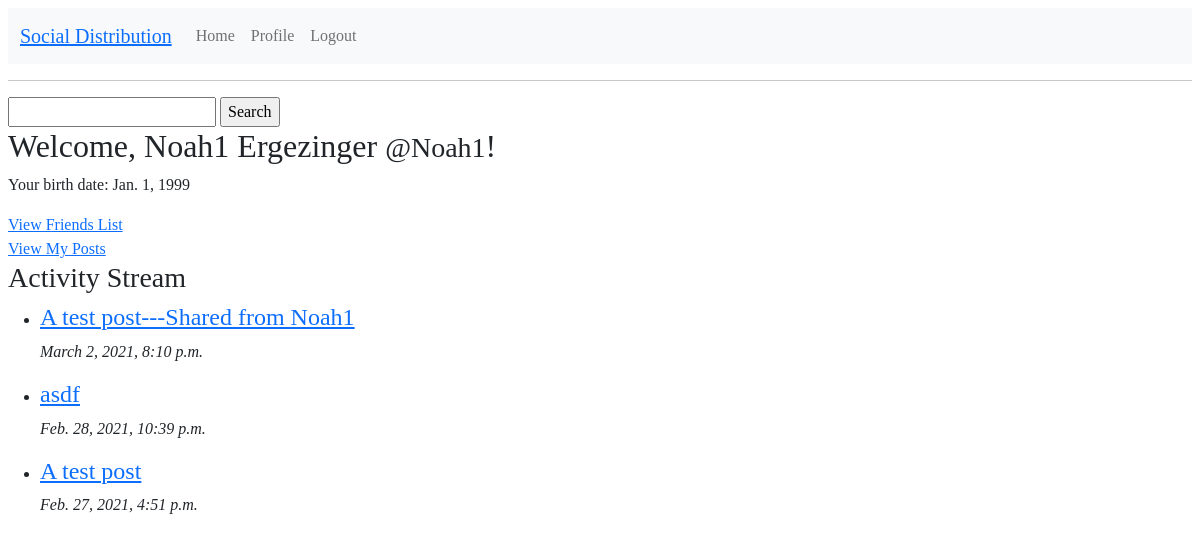
Page / (signed in) on the earlier database version.
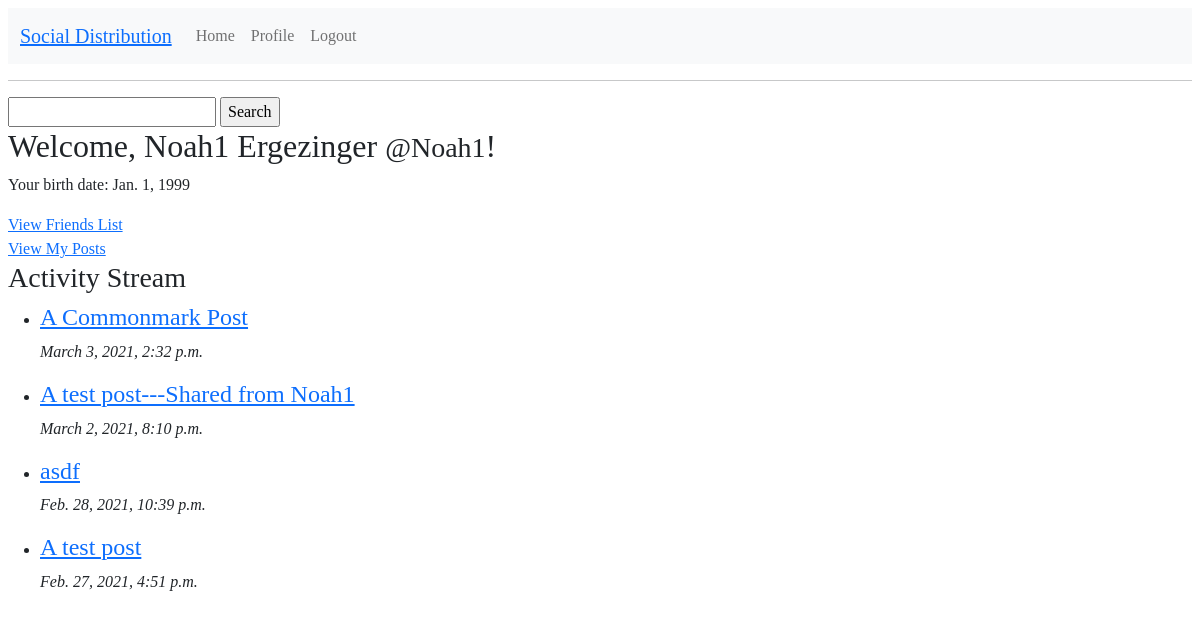
Same page on the later database version.
### Profile/models.py (models this page shows, shortened)
class Profile(models.Model):
    user = models.OneToOneField(User, on_delete=models.CASCADE, related_name='profile')
    bio = models.TextField(max_length=500, blank=True)
    location = models.CharField(max_length=30, blank=True)
    birth_date = models.DateField(null=True, blank=True)
    friends = models.ManyToManyField('self')
    following = models.ManyToManyField('self', symmetrical=False)

class Post(models.Model):
    title = models.CharField(max_length=200)
    url = models.CharField(max_length=200, blank=True)
    source = models.CharField(max_length=200, blank=True)
    origin = models.CharField(max_length=200, blank=True)
    description = models.TextField(blank=True)
    class ContentType(models.TextChoices):
        MARKDOWN = 'text/markdown' # common mark
        PLAIN = 'text/plain' # UTF-8
        BASE64 = 'application/base64'
        PNG = 'image/png;base64' # embedded png
        JPEG = 'image/jpeg;base64' # embedded jpeg
    content_type = models.CharField(
        max_length=40,
        choices = ContentType.choices,
        default=ContentType.PLAIN
    )
    content = models.TextField(blank=True)
    author = models.ForeignKey(Profile, on_delete=models.CASCADE, null=True, related_name="posts")
    categories = models.ManyToManyField('PostCategory', blank=True)
    comments_count = models.IntegerField(default=0)
    comments_page_size = models.IntegerField(default=50)
    comments_first_page = models.CharField(max_length=200, null=True) # URL to first page of comments for this post
    comments = models.ManyToManyField('Comment', blank=True)
    timestamp = models.DateTimeField(default=timezone.now)
    class Visibility(models.TextChoices):
        PUBLIC = 'PUBLIC'
        FRIENDS = 'FRIENDS'
    visibility = models.CharField(
        max_length=10,
        choices=Visibility.choices,
        default=Visibility.PUBLIC
    )
    unlisted = models.BooleanField(default=False) # used for images so that they don't show up in timelines

### Profile/views.py (the view)
# urls.py: url(r'^$', Profile_views.home, name='home'), #homepage
@login_required(login_url='/login/')
def home(request):
	public_posts = Post.objects.filter(visibility='PUBLIC', unlisted=False).order_by('-timestamp')
	self_posts = Post.objects.filter(author=request.user.profile, unlisted=False).order_by('-timestamp')
	friends = Profile.objects.get(user__username=request.user.username).friends.all()
	friends_posts = Post.objects.filter(visibility='FRIENDS', unlisted=False).filter(author__in=friends).order_by('-timestamp')
	posts = public_posts | self_posts | friends_posts
	return render(request, 'profile/home.html', {'posts': posts})

### Profile/templates/profile/home.html (shortened to what this page needs)
{% extends 'base.html' %}
{% block content %}
  <form action="/search" method="POST">
      <input type="text" name="query" id="query" required>
      <input type="submit" value="Search">
  </form>
  <h2>Welcome, {{ user.get_full_name }} <small>@{{ user.username }}</small>!</h2>
  <p>Your birth date: {{ user.profile.birth_date }}</p>
  <a href="/friends">View Friends List</a></br>
  <a href="/author/{{ user.profile.id }}/posts">View My Posts</a>
   <h3> Activity Stream </h3>
  <ul>
  {% for post in posts %}
  	<li>
        <h4><a href="/author/{{post.author.id}}/posts/{{post.id}}">{{post.title}}</a></h4>
        <p><i>{{post.timestamp}}</i></p>
  	</li>
  {% endfor %}
  </ul>
{% endblock %}

### Profile/templates/profile/base.html (shortened to what this page needs)
<!DOCTYPE html>
<html lang="en">
	<head>
		{% load static %}
		<link href="https://cdn.jsdelivr.net/npm/bootstrap@5.0.0-beta2/dist/css/bootstrap.min.css" rel="stylesheet">
		<link rel="stylesheet" type="text/css" href="{% static 'profile/base.css' %}">
  	</head>
 	<body>
	<nav class="navbar navbar-expand-lg navbar-light bg-light">
	  	<div class="container-fluid">
			<span class="navbar-brand"><a href="/">Social Distribution</a></span>
			<div class="collapse navbar-collapse" id="navbarNav">
				<ul class="navbar-nav">
					<li class="nav-item">
						<a class="nav-link" href="{% url 'Profile:home' %}">Home</a>
				  	</li>
					{% if user.is_authenticated %}
				  	<li class="nav-item">
						<a class="nav-link" href="{% url 'Profile:profile' %}">Profile</a>
				  	</li>
				  	<li class="nav-item">
						<a class="nav-link" href="{% url 'Profile:logout' %}">Logout</a>
				  	</li>
					{% endif %}
			  	</ul>
			</div>
	  	</div>
	</nav>
	<hr>
	<main>
	  	{% block content %}
	  	{% endblock %}
	</main>
  	</body>
</html>

### Profile/static/profile/base.css (style rules this page uses)
body { display: block; margin: 8px; font-family: "Georgia"; }

Differences in the rows shown:
added Post: title "A Commonmark Post", timestamp "March 3, 2021, 2:32 p.m."
